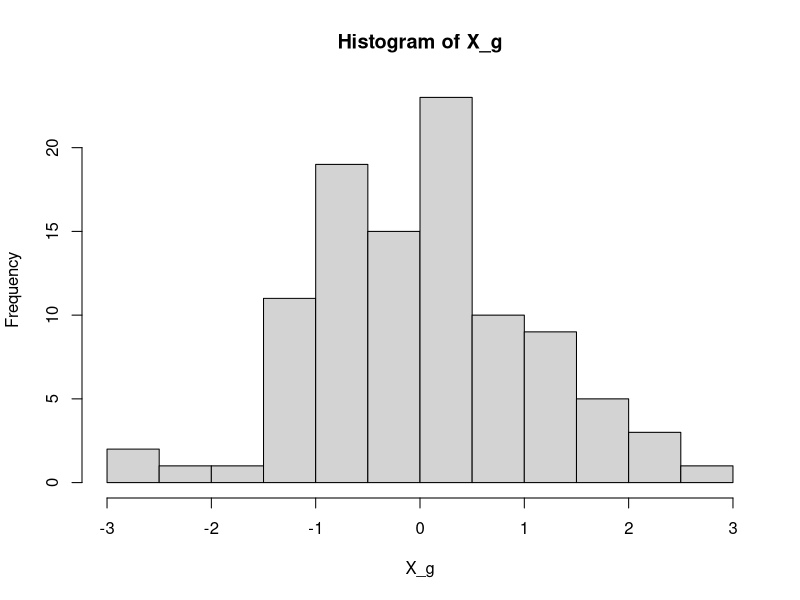

Recreate this plot in R. (Note: this script raises an error after producing the figure.)
## Exercice 1 
n<-100

X <- rep
X_g <- rnorm(n,0,1)
X_u <- runif(n,min=0,max=1)
X_exp <- rexp(n,rate=1)

hist(X_g)
X<-seq(-3,4,100)
curve(dnorm(X,0,1),from=-3,to=4,add=TRUE)
hist(X_u)

hist(X_exp)

qqmath(X_g,distribution=qnorm)
qqmath(X_u,distribution=qunif)
qqmath(X_exp,distribution=qexp)

graphics.off()
n_a=20
F_g <- rnorm(n=n1)
plot(sort(F_g),1:n1/n1,type="s",ylim=c(0,1),xlim=c(-2,2))
par(new=TRUE)
plot(pnorm,xlab="",ylab="",ylim=c(0,1),xlim=c(-2,2))

n_b=1000
F_g2<-rnorm(n=n2)
par(new=TRUE)
plot(sort(F_g2),1:n2/n2,type="s",ylim=c(0,1),xlim=c(-2,2))


x_lim=c(-3,3)
y_lim=c(0,1)
par(new=FALSE)
plot(dnorm,xlim=x_lim,ylim=y_lim,col='red')
par(new=TRUE)
plot(density(rnorm(n=3)),xlim=x_lim,ylim=y_lim,col='blue')
par(new=TRUE)
plot(density(rnorm(n=20)),xlim=x_lim,ylim=y_lim,col='blue')
par(new=TRUE)
plot(density(rnorm(n=5000)),xlim=x_lim,ylim=y_lim,col='blue')


?ks.test
ks.test(X_g,'pnorm')
ks.test(F_g,'pnorm')
ks.test(F_g2,'pnorm')


exp<-1
cpt<-1
n_rep<-70
while(exp<n_rep){
  if(ks.test(X_g,'pnorm')$p.value < 0.05){
    cpt<-cpt+1
  }
  exp<-exp+1
}
cat(cpt/n_rep * 100 , "%")

